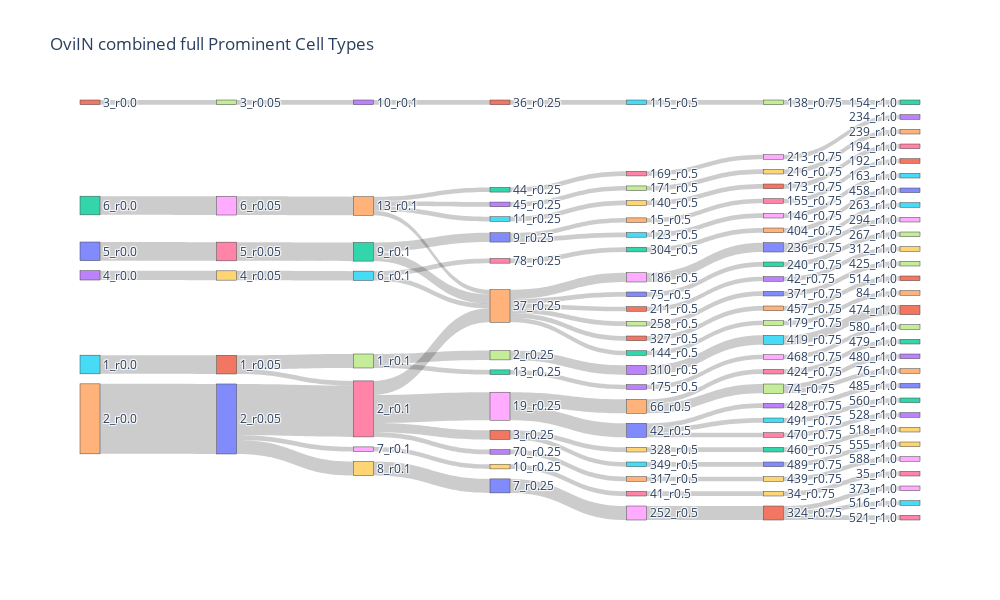

The code cell stored with this chart in its notebook:
### Code cell
create_sankey(ovi_cell, chi_values, prominent=True, prom_types=ovi_type_inputs, figsize=600, title='OviIN combined full Prominent Cell Types')

### Figure 1 — Plotly figure (JSON) as saved in the notebook; plotly's stock layout.template omitted (floating-point values rounded to 4 significant figures)
{"data": [{"link": {"source": [5, 4, 1, 3, 0, 2, 11, 11, 10, 10, 10, 7, 9, 6, 8, 13, 14, 14, 14, 14, 17, 17, 16, 16, 16, 16, 15, 15, 18, 19, 12, 12, 29, 25, 32, 28, 28, 27, 21, 24, 24, 24, 24, 24, 24, 31, 31, 22, 23, 33, 26, 30, 20, 20, 35, 45, 39, 52, 34, 36, 37, 53, 38, 41, 48, 47, 42, 43, 54, 51, 49, 55, 46, 50, 50, 50, 44, 44, 40, 57, 68, 56, 61, 77, 58, 59, 60, 60, 62, 71, 71, 71, 69, 70, 64, 65, 66, 73, 63, 79, 74, 72, 78, 76, 80, 75, 67, 67], "target": [11, 10, 7, 9, 6, 8, 17, 16, 16, 18, 19, 13, 15, 12, 14, 21, 25, 24, 22, 23, 32, 27, 28, 24, 31, 33, 24, 26, 29, 30, 24, 20, 46, 39, 53, 50, 44, 43, 35, 52, 38, 41, 47, 51, 40, 49, 55, 36, 37, 54, 42, 48, 45, 34, 57, 68, 61, 77, 56, 58, 59, 78, 60, 63, 71, 70, 64, 65, 79, 74, 72, 80, 69, 73, 76, 75, 66, 67, 62, 82, 95, 81, 86, 104, 83, 84, 85, 88, 87, 98, 105, 106, 96, 97, 90, 91, 92, 100, 89, 108, 101, 99, 107, 103, 109, 102, 93, 94], "value": [4, 15, 1, 2, 4, 4, 3, 1, 11, 1, 3, 1, 2, 4, 4, 1, 1, 1, 1, 1, 1, 2, 6, 3, 2, 1, 1, 1, 1, 3, 2, 2, 1, 1, 1, 3, 3, 2, 1, 1, 2, 1, 1, 1, 1, 1, 1, 1, 1, 1, 1, 3, 1, 1, 1, 1, 1, 1, 1, 1, 1, 1, 2, 1, 3, 1, 1, 2, 1, 1, 1, 1, 1, 1, 1, 1, 1, 2, 1, 1, 1, 1, 1, 1, 1, 1, 1, 1, 1, 1, 1, 1, 1, 1, 1, 2, 1, 1, 1, 1, 1, 1, 1, 1, 1, 1, 1, 1]}, "node": {"label": ["5_r0.0", "3_r0.0", "6_r0.0", "4_r0.0", "2_r0.0", "1_r0.0", "5_r0.05", "3_r0.05", "6_r0.05", "4_r0.05", "2_r0.05", "1_r0.05", "9_r0.1", "10_r0.1", "13_r0.1", "6_r0.1", "2_r0.1", "1_r0.1", "7_r0.1", "8_r0.1", "9_r0.25", "36_r0.25", "44_r0.25", "45_r0.25", "37_r0.25", "11_r0.25", "78_r0.25", "2_r0.25", "19_r0.25", "10_r0.25", "7_r0.25", "3_r0.25", "13_r0.25", "70_r0.25", "15_r0.5", "115_r0.5", "169_r0.5", "171_r0.5", "186_r0.5", "140_r0.5", "75_r0.5", "211_r0.5", "304_r0.5", "310_r0.5", "66_r0.5", "123_r0.5", "41_r0.5", "258_r0.5", "252_r0.5", "328_r0.5", "42_r0.5", "327_r0.5", "144_r0.5", "175_r0.5", "317_r0.5", "349_r0.5", "155_r0.75", "138_r0.75", "213_r0.75", "216_r0.75", "236_r0.75", "173_r0.75", "240_r0.75", "42_r0.75", "404_r0.75", "419_r0.75", "424_r0.75", "74_r0.75", "146_r0.75", "34_r0.75", "371_r0.75", "324_r0.75", "460_r0.75", "428_r0.75", "457_r0.75", "491_r0.75", "470_r0.75", "179_r0.75", "468_r0.75", "439_r0.75", "489_r0.75", "192_r1.0", "154_r1.0", "234_r1.0", "239_r1.0", "263_r1.0", "194_r1.0", "267_r1.0", "294_r1.0", "312_r1.0", "458_r1.0", "474_r1.0", "479_r1.0", "480_r1.0", "76_r1.0", "163_r1.0", "35_r1.0", "425_r1.0", "373_r1.0", "518_r1.0", "485_r1.0", "514_r1.0", "560_r1.0", "528_r1.0", "84_r1.0", "516_r1.0", "521_r1.0", "580_r1.0", "588_r1.0", "555_r1.0"], "line": {"width": 0.5}, "pad": 15, "thickness": 20}, "type": "sankey"}], "layout": {"height": 600, "title": {"text": "OviIN combined full Prominent Cell Types"}, "width": 1000}}
